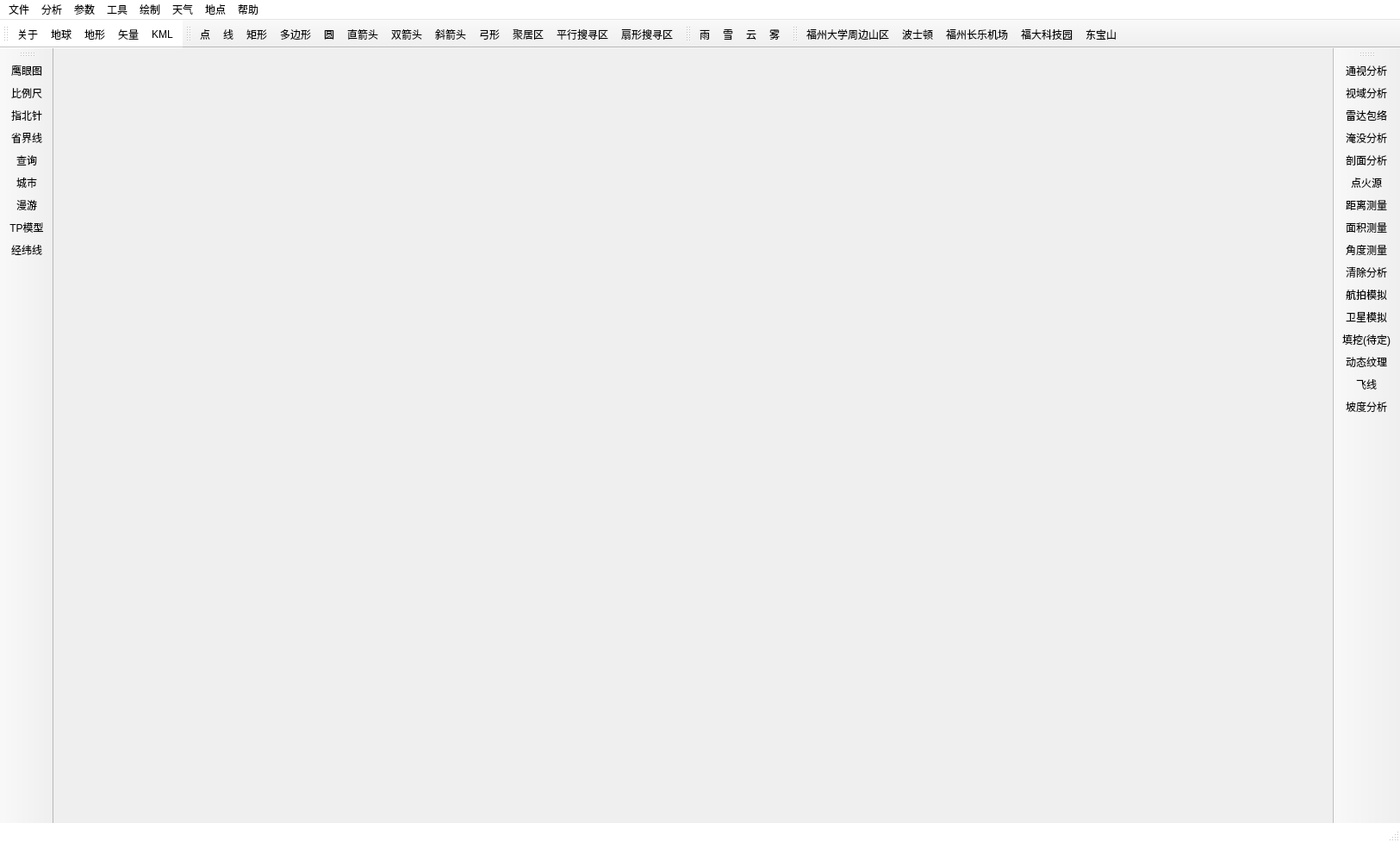
<?xml version="1.0" encoding="UTF-8"?>
<ui version="4.0">
 <class>EarthMainWindow</class>
 <widget class="QMainWindow" name="EarthMainWindow">
  <property name="geometry">
   <rect>
    <x>0</x>
    <y>0</y>
    <width>1625</width>
    <height>977</height>
   </rect>
  </property>
  <property name="windowTitle">
   <string>机场环境三维仿真</string>
  </property>
  <property name="windowIcon">
   <iconset>
    <normaloff>:/ui/icons/earth2.jpg</normaloff>:/ui/icons/earth2.jpg</iconset>
  </property>
  <property name="styleSheet">
   <string notr="true">QMenu {
	background: qlineargradient(x1: 0, y1: 0, x2: 0, y2: 1,
                                stop: 0 #FFFFFF, stop: 0.5 #DCE6F4,
                                stop: 0.95 #DCE6F4, stop: 1.0 #E5F0FB);
}

MenuItemWidget,QMenu::item {
     /* sets background of menu item. set this to something non-transparent
         if you want menu color and menu item color to be different */
     background-color: transparent;
     padding:8px 35px;/*设置菜单项文字上下和左右的内边距，效果就是菜单中的条目左右上下有了间隔*/
     margin:0px 4px;/*设置菜单项的外边距*/
     border-bottom:1px solid #DBDBDB;/*为菜单项之间添加横线间隔*/
 }
  
 MenuItemWidget::hover,QMenu::item:selected { /* when user selects item using mouse or keyboard */
     background-color: #2dabf9;/*这一句是设置菜单项鼠标经过选中的样式*/
 }

/*MenuItemWidget::hover{
	border: 1px solid #FFB700;
	background-color: qlineargradient(spread:pad, x1:0, y1:0, x2:0, y2:1,stop:0 #FEF9F4, stop:0.38 #FDE0BD,stop:0.39 #FFCE69, stop:1 #FFFFE7);
}*/

/*QMenu::item:selected { 
    background-color: rgba(220, 224, 231,100);
}*/

#EarthMainWindow{
	background-color:rgb(255, 255, 255);
}

QWidget{
	font-family: &quot;微软雅黑&quot;;
}
</string>
  </property>
  <widget class="QWidget" name="centralWidget">
   <property name="autoFillBackground">
    <bool>true</bool>
   </property>
   <property name="styleSheet">
    <string notr="true">#centralWidget::tab-bar {
 	border: 0px solid #BAC9DB;
}
#centralWidget QTabBar::tab:selected{
	border: 0px solid #BAC9DB;
	background: white;
    border-bottom-color: #FFFFFF;
}
#centralWidget QTabBar::tab:hover:!selected{
	border: 0px solid #ECBC3D;
}
#centralWidget QTabBar::tab:!selected {
    margin-top: 0px; 
}

#centralWidget QToolButton{
	background-color:transparent;
	min-width:16px;
	min-height:16px;
}

#centralWidget QToolButton:hover{
	background-color: qlineargradient(spread:pad, x1:0, y1:0, x2:0, y2:1, 
		stop:0 #ddf4ff, stop:0.5 #9de0ff,stop:0.51 #87d8ff, stop:1 #c6edff);
	border:0px;
	border-radius:5px;
}

#centralWidget QToolButton:checked{
		background-color: qlineargradient(spread:pad, x1:0, y1:0, x2:0, y2:1, 
		stop:0 #ddf4ff, stop:0.5 #9de0ff,stop:0.51 #87d8ff, stop:1 #c6edff);

	border-radius:5px;
}  

#centralWidget QToolButton::menu-button:hover {
    border-left: 1px solid #444444;
    background: transparent;
    width: 24px;
}

#centralWidget QToolButton::menu-indicator {
    subcontrol-position: bottom center;
	position: relative;
    bottom : 0px;
}
</string>
   </property>
   <layout class="QVBoxLayout" name="centralLayout">
    <property name="spacing">
     <number>0</number>
    </property>
    <property name="leftMargin">
     <number>0</number>
    </property>
    <property name="topMargin">
     <number>0</number>
    </property>
    <property name="rightMargin">
     <number>0</number>
    </property>
    <property name="bottomMargin">
     <number>0</number>
    </property>
    <item>
     <widget class="SceneWidget" name="openGLWidget">
      <property name="sizePolicy">
       <sizepolicy hsizetype="Expanding" vsizetype="Expanding">
        <horstretch>0</horstretch>
        <verstretch>0</verstretch>
       </sizepolicy>
      </property>
     </widget>
    </item>
   </layout>
  </widget>
  <widget class="QMenuBar" name="menuBar">
   <property name="geometry">
    <rect>
     <x>0</x>
     <y>0</y>
     <width>1625</width>
     <height>23</height>
    </rect>
   </property>
   <property name="palette">
    <palette>
     <active>
      <colorrole role="Button">
       <brush brushstyle="SolidPattern">
        <color alpha="255">
         <red>255</red>
         <green>255</green>
         <blue>255</blue>
        </color>
       </brush>
      </colorrole>
      <colorrole role="Base">
       <brush brushstyle="SolidPattern">
        <color alpha="255">
         <red>255</red>
         <green>255</green>
         <blue>255</blue>
        </color>
       </brush>
      </colorrole>
      <colorrole role="Window">
       <brush brushstyle="SolidPattern">
        <color alpha="255">
         <red>255</red>
         <green>255</green>
         <blue>255</blue>
        </color>
       </brush>
      </colorrole>
      <colorrole role="AlternateBase">
       <brush brushstyle="SolidPattern">
        <color alpha="255">
         <red>255</red>
         <green>255</green>
         <blue>255</blue>
        </color>
       </brush>
      </colorrole>
     </active>
     <inactive>
      <colorrole role="Button">
       <brush brushstyle="SolidPattern">
        <color alpha="255">
         <red>255</red>
         <green>255</green>
         <blue>255</blue>
        </color>
       </brush>
      </colorrole>
      <colorrole role="Base">
       <brush brushstyle="SolidPattern">
        <color alpha="255">
         <red>255</red>
         <green>255</green>
         <blue>255</blue>
        </color>
       </brush>
      </colorrole>
      <colorrole role="Window">
       <brush brushstyle="SolidPattern">
        <color alpha="255">
         <red>255</red>
         <green>255</green>
         <blue>255</blue>
        </color>
       </brush>
      </colorrole>
      <colorrole role="AlternateBase">
       <brush brushstyle="SolidPattern">
        <color alpha="255">
         <red>255</red>
         <green>255</green>
         <blue>255</blue>
        </color>
       </brush>
      </colorrole>
     </inactive>
     <disabled>
      <colorrole role="Button">
       <brush brushstyle="SolidPattern">
        <color alpha="255">
         <red>255</red>
         <green>255</green>
         <blue>255</blue>
        </color>
       </brush>
      </colorrole>
      <colorrole role="Base">
       <brush brushstyle="SolidPattern">
        <color alpha="255">
         <red>255</red>
         <green>255</green>
         <blue>255</blue>
        </color>
       </brush>
      </colorrole>
      <colorrole role="Window">
       <brush brushstyle="SolidPattern">
        <color alpha="255">
         <red>255</red>
         <green>255</green>
         <blue>255</blue>
        </color>
       </brush>
      </colorrole>
      <colorrole role="AlternateBase">
       <brush brushstyle="SolidPattern">
        <color alpha="255">
         <red>255</red>
         <green>255</green>
         <blue>255</blue>
        </color>
       </brush>
      </colorrole>
     </disabled>
    </palette>
   </property>
   <widget class="QMenu" name="ParamSetting">
    <property name="title">
     <string>参数</string>
    </property>
    <addaction name="SetLosHeight"/>
    <addaction name="ViewshedPara"/>
   </widget>
   <widget class="QMenu" name="Place">
    <property name="title">
     <string>地点</string>
    </property>
    <addaction name="Fuzhou"/>
    <addaction name="Boston"/>
    <addaction name="SciencePark"/>
    <addaction name="Airport"/>
    <addaction name="DongBaoShan"/>
   </widget>
   <widget class="QMenu" name="Help">
    <property name="title">
     <string>帮助</string>
    </property>
    <addaction name="information"/>
   </widget>
   <widget class="QMenu" name="Analaysis">
    <property name="title">
     <string>分析</string>
    </property>
    <addaction name="VisibilityAnalysis"/>
    <addaction name="ViewshedAnalysis"/>
    <addaction name="RadarAnalysis"/>
    <addaction name="WaterAnalysis"/>
    <addaction name="TerrainProfileAnalysis"/>
    <addaction name="Fire"/>
    <addaction name="Distance"/>
    <addaction name="Area"/>
    <addaction name="Angle"/>
    <addaction name="AddModel"/>
    <addaction name="Addsatellite"/>
    <addaction name="Tianwa"/>
    <addaction name="Dynamictexture"/>
    <addaction name="TrailLine"/>
    <addaction name="slopeAnalysis"/>
    <addaction name="ClearAnalysis"/>
   </widget>
   <widget class="QMenu" name="File">
    <property name="title">
     <string>文件</string>
    </property>
    <addaction name="AddEarth"/>
    <addaction name="AddElevation"/>
    <addaction name="AddVector"/>
    <addaction name="AddKml"/>
   </widget>
   <widget class="QMenu" name="Tool">
    <property name="title">
     <string>工具</string>
    </property>
    <addaction name="AddMiniMap"/>
    <addaction name="AddScaleBar"/>
    <addaction name="AddCompass"/>
    <addaction name="ProvincialBoundary"/>
    <addaction name="FeaturesQuery"/>
    <addaction name="AddCityModel"/>
    <addaction name="AddTiltphotographymodel"/>
    <addaction name="PathRoaming"/>
    <addaction name="Addgraticule"/>
    <addaction name="ChangeTime"/>
   </widget>
   <widget class="QMenu" name="Draw">
    <property name="title">
     <string>绘制</string>
    </property>
    <addaction name="AddPoint"/>
    <addaction name="AddLine"/>
    <addaction name="AddRectangle"/>
    <addaction name="AddPolygon"/>
    <addaction name="AddCircle"/>
    <addaction name="DrawingStyle"/>
    <addaction name="StraightArrow"/>
    <addaction name="DoubleArrow"/>
    <addaction name="DiagonalArrow"/>
    <addaction name="Lune"/>
    <addaction name="GatheringPlace"/>
    <addaction name="ParallelSearch"/>
    <addaction name="SectorSearch"/>
   </widget>
   <widget class="QMenu" name="Weather">
    <property name="title">
     <string>天气</string>
    </property>
    <addaction name="FogEffect"/>
    <addaction name="Rain"/>
    <addaction name="Snow"/>
    <addaction name="Cloud"/>
   </widget>
   <addaction name="File"/>
   <addaction name="Analaysis"/>
   <addaction name="ParamSetting"/>
   <addaction name="Tool"/>
   <addaction name="Draw"/>
   <addaction name="Weather"/>
   <addaction name="Place"/>
   <addaction name="Help"/>
  </widget>
  <widget class="QToolBar" name="mainToolBar">
   <property name="palette">
    <palette>
     <active>
      <colorrole role="Button">
       <brush brushstyle="SolidPattern">
        <color alpha="255">
         <red>255</red>
         <green>255</green>
         <blue>255</blue>
        </color>
       </brush>
      </colorrole>
      <colorrole role="Base">
       <brush brushstyle="SolidPattern">
        <color alpha="255">
         <red>255</red>
         <green>255</green>
         <blue>255</blue>
        </color>
       </brush>
      </colorrole>
      <colorrole role="Window">
       <brush brushstyle="SolidPattern">
        <color alpha="255">
         <red>255</red>
         <green>255</green>
         <blue>255</blue>
        </color>
       </brush>
      </colorrole>
      <colorrole role="AlternateBase">
       <brush brushstyle="SolidPattern">
        <color alpha="255">
         <red>255</red>
         <green>255</green>
         <blue>255</blue>
        </color>
       </brush>
      </colorrole>
     </active>
     <inactive>
      <colorrole role="Button">
       <brush brushstyle="SolidPattern">
        <color alpha="255">
         <red>255</red>
         <green>255</green>
         <blue>255</blue>
        </color>
       </brush>
      </colorrole>
      <colorrole role="Base">
       <brush brushstyle="SolidPattern">
        <color alpha="255">
         <red>255</red>
         <green>255</green>
         <blue>255</blue>
        </color>
       </brush>
      </colorrole>
      <colorrole role="Window">
       <brush brushstyle="SolidPattern">
        <color alpha="255">
         <red>255</red>
         <green>255</green>
         <blue>255</blue>
        </color>
       </brush>
      </colorrole>
      <colorrole role="AlternateBase">
       <brush brushstyle="SolidPattern">
        <color alpha="255">
         <red>255</red>
         <green>255</green>
         <blue>255</blue>
        </color>
       </brush>
      </colorrole>
     </inactive>
     <disabled>
      <colorrole role="Button">
       <brush brushstyle="SolidPattern">
        <color alpha="255">
         <red>255</red>
         <green>255</green>
         <blue>255</blue>
        </color>
       </brush>
      </colorrole>
      <colorrole role="Base">
       <brush brushstyle="SolidPattern">
        <color alpha="255">
         <red>255</red>
         <green>255</green>
         <blue>255</blue>
        </color>
       </brush>
      </colorrole>
      <colorrole role="Window">
       <brush brushstyle="SolidPattern">
        <color alpha="255">
         <red>255</red>
         <green>255</green>
         <blue>255</blue>
        </color>
       </brush>
      </colorrole>
      <colorrole role="AlternateBase">
       <brush brushstyle="SolidPattern">
        <color alpha="255">
         <red>255</red>
         <green>255</green>
         <blue>255</blue>
        </color>
       </brush>
      </colorrole>
     </disabled>
    </palette>
   </property>
   <property name="autoFillBackground">
    <bool>true</bool>
   </property>
   <property name="iconSize">
    <size>
     <width>18</width>
     <height>18</height>
    </size>
   </property>
   <property name="toolButtonStyle">
    <enum>Qt::ToolButtonIconOnly</enum>
   </property>
   <attribute name="toolBarArea">
    <enum>TopToolBarArea</enum>
   </attribute>
   <attribute name="toolBarBreak">
    <bool>false</bool>
   </attribute>
   <addaction name="information"/>
   <addaction name="AddEarth"/>
   <addaction name="AddElevation"/>
   <addaction name="AddVector"/>
   <addaction name="AddKml"/>
  </widget>
  <widget class="QStatusBar" name="statusBar">
   <property name="palette">
    <palette>
     <active>
      <colorrole role="Base">
       <brush brushstyle="SolidPattern">
        <color alpha="255">
         <red>255</red>
         <green>255</green>
         <blue>255</blue>
        </color>
       </brush>
      </colorrole>
      <colorrole role="Window">
       <brush brushstyle="SolidPattern">
        <color alpha="255">
         <red>255</red>
         <green>255</green>
         <blue>255</blue>
        </color>
       </brush>
      </colorrole>
     </active>
     <inactive>
      <colorrole role="Base">
       <brush brushstyle="SolidPattern">
        <color alpha="255">
         <red>255</red>
         <green>255</green>
         <blue>255</blue>
        </color>
       </brush>
      </colorrole>
      <colorrole role="Window">
       <brush brushstyle="SolidPattern">
        <color alpha="255">
         <red>255</red>
         <green>255</green>
         <blue>255</blue>
        </color>
       </brush>
      </colorrole>
     </inactive>
     <disabled>
      <colorrole role="Base">
       <brush brushstyle="SolidPattern">
        <color alpha="255">
         <red>255</red>
         <green>255</green>
         <blue>255</blue>
        </color>
       </brush>
      </colorrole>
      <colorrole role="Window">
       <brush brushstyle="SolidPattern">
        <color alpha="255">
         <red>255</red>
         <green>255</green>
         <blue>255</blue>
        </color>
       </brush>
      </colorrole>
     </disabled>
    </palette>
   </property>
   <property name="autoFillBackground">
    <bool>false</bool>
   </property>
  </widget>
  <widget class="QToolBar" name="AnalaysistoolBar">
   <property name="windowTitle">
    <string>toolBar</string>
   </property>
   <property name="layoutDirection">
    <enum>Qt::LeftToRight</enum>
   </property>
   <property name="iconSize">
    <size>
     <width>24</width>
     <height>24</height>
    </size>
   </property>
   <property name="toolButtonStyle">
    <enum>Qt::ToolButtonTextUnderIcon</enum>
   </property>
   <attribute name="toolBarArea">
    <enum>RightToolBarArea</enum>
   </attribute>
   <attribute name="toolBarBreak">
    <bool>false</bool>
   </attribute>
   <addaction name="VisibilityAnalysis"/>
   <addaction name="ViewshedAnalysis"/>
   <addaction name="RadarAnalysis"/>
   <addaction name="WaterAnalysis"/>
   <addaction name="TerrainProfileAnalysis"/>
   <addaction name="Fire"/>
   <addaction name="Distance"/>
   <addaction name="Area"/>
   <addaction name="Angle"/>
   <addaction name="ClearAnalysis"/>
   <addaction name="AddModel"/>
   <addaction name="Addsatellite"/>
   <addaction name="Tianwa"/>
   <addaction name="Dynamictexture"/>
   <addaction name="TrailLine"/>
   <addaction name="slopeAnalysis"/>
  </widget>
  <widget class="QToolBar" name="toolBar">
   <property name="sizePolicy">
    <sizepolicy hsizetype="Fixed" vsizetype="Preferred">
     <horstretch>0</horstretch>
     <verstretch>0</verstretch>
    </sizepolicy>
   </property>
   <property name="font">
    <font>
     <family>微软雅黑</family>
     <pointsize>5</pointsize>
    </font>
   </property>
   <property name="windowTitle">
    <string>toolBar</string>
   </property>
   <property name="iconSize">
    <size>
     <width>24</width>
     <height>24</height>
    </size>
   </property>
   <property name="toolButtonStyle">
    <enum>Qt::ToolButtonTextUnderIcon</enum>
   </property>
   <attribute name="toolBarArea">
    <enum>LeftToolBarArea</enum>
   </attribute>
   <attribute name="toolBarBreak">
    <bool>false</bool>
   </attribute>
   <addaction name="AddMiniMap"/>
   <addaction name="AddScaleBar"/>
   <addaction name="AddCompass"/>
   <addaction name="ProvincialBoundary"/>
   <addaction name="FeaturesQuery"/>
   <addaction name="AddCityModel"/>
   <addaction name="PathRoaming"/>
   <addaction name="AddTiltphotographymodel"/>
   <addaction name="Addgraticule"/>
  </widget>
  <widget class="QToolBar" name="DrawtoolBar">
   <property name="windowTitle">
    <string>toolBar_2</string>
   </property>
   <property name="iconSize">
    <size>
     <width>18</width>
     <height>18</height>
    </size>
   </property>
   <attribute name="toolBarArea">
    <enum>TopToolBarArea</enum>
   </attribute>
   <attribute name="toolBarBreak">
    <bool>false</bool>
   </attribute>
   <addaction name="AddPoint"/>
   <addaction name="AddLine"/>
   <addaction name="AddRectangle"/>
   <addaction name="AddPolygon"/>
   <addaction name="AddCircle"/>
   <addaction name="StraightArrow"/>
   <addaction name="DoubleArrow"/>
   <addaction name="DiagonalArrow"/>
   <addaction name="Lune"/>
   <addaction name="GatheringPlace"/>
   <addaction name="ParallelSearch"/>
   <addaction name="SectorSearch"/>
  </widget>
  <widget class="QToolBar" name="WeathertoolBar">
   <property name="windowTitle">
    <string>toolBar_3</string>
   </property>
   <property name="iconSize">
    <size>
     <width>18</width>
     <height>18</height>
    </size>
   </property>
   <attribute name="toolBarArea">
    <enum>TopToolBarArea</enum>
   </attribute>
   <attribute name="toolBarBreak">
    <bool>false</bool>
   </attribute>
   <addaction name="Rain"/>
   <addaction name="Snow"/>
   <addaction name="Cloud"/>
   <addaction name="FogEffect"/>
  </widget>
  <widget class="QToolBar" name="PlacetoolBar">
   <property name="windowTitle">
    <string>toolBar_4</string>
   </property>
   <property name="iconSize">
    <size>
     <width>18</width>
     <height>18</height>
    </size>
   </property>
   <attribute name="toolBarArea">
    <enum>TopToolBarArea</enum>
   </attribute>
   <attribute name="toolBarBreak">
    <bool>false</bool>
   </attribute>
   <addaction name="Fuzhou"/>
   <addaction name="Boston"/>
   <addaction name="Airport"/>
   <addaction name="SciencePark"/>
   <addaction name="DongBaoShan"/>
  </widget>
  <action name="SetLosHeight">
   <property name="text">
    <string>设置视高</string>
   </property>
  </action>
  <action name="DrawingStyle">
   <property name="text">
    <string>画笔样式</string>
   </property>
  </action>
  <action name="ViewshedPara">
   <property name="text">
    <string>视域参数</string>
   </property>
  </action>
  <action name="Fuzhou">
   <property name="icon">
    <iconset>
     <normaloff>:/ui/icons/山.png</normaloff>:/ui/icons/山.png</iconset>
   </property>
   <property name="text">
    <string>福州大学周边山区</string>
   </property>
  </action>
  <action name="Boston">
   <property name="checkable">
    <bool>false</bool>
   </property>
   <property name="icon">
    <iconset>
     <normaloff>:/ui/icons/城市.png</normaloff>:/ui/icons/城市.png</iconset>
   </property>
   <property name="text">
    <string>波士顿</string>
   </property>
  </action>
  <action name="Airport">
   <property name="icon">
    <iconset>
     <normaloff>:/ui/icons/机场.png</normaloff>:/ui/icons/机场.png</iconset>
   </property>
   <property name="text">
    <string>福州长乐机场</string>
   </property>
  </action>
  <action name="SciencePark">
   <property name="icon">
    <iconset>
     <normaloff>:/ui/icons/大学.png</normaloff>:/ui/icons/大学.png</iconset>
   </property>
   <property name="text">
    <string>福大科技园</string>
   </property>
  </action>
  <action name="information">
   <property name="icon">
    <iconset>
     <normaloff>:/ui/icons/earth.jpg</normaloff>:/ui/icons/earth.jpg</iconset>
   </property>
   <property name="text">
    <string>关于</string>
   </property>
  </action>
  <action name="DongBaoShan">
   <property name="icon">
    <iconset>
     <normaloff>:/ui/icons/旅行景区.png</normaloff>:/ui/icons/旅行景区.png</iconset>
   </property>
   <property name="text">
    <string>东宝山</string>
   </property>
  </action>
  <action name="AddMiniMap">
   <property name="checkable">
    <bool>true</bool>
   </property>
   <property name="icon">
    <iconset>
     <normaloff>:/ui/icons/地图.png</normaloff>:/ui/icons/地图.png</iconset>
   </property>
   <property name="text">
    <string>鹰眼图</string>
   </property>
  </action>
  <action name="AddScaleBar">
   <property name="checkable">
    <bool>true</bool>
   </property>
   <property name="icon">
    <iconset>
     <normaloff>:/ui/icons/比例尺.png</normaloff>:/ui/icons/比例尺.png</iconset>
   </property>
   <property name="text">
    <string>比例尺</string>
   </property>
  </action>
  <action name="AddCompass">
   <property name="checkable">
    <bool>true</bool>
   </property>
   <property name="icon">
    <iconset>
     <normaloff>:/ui/icons/指北针.png</normaloff>:/ui/icons/指北针.png</iconset>
   </property>
   <property name="text">
    <string>指北针</string>
   </property>
  </action>
  <action name="ProvincialBoundary">
   <property name="checkable">
    <bool>true</bool>
   </property>
   <property name="icon">
    <iconset>
     <normaloff>:/ui/icons/省界线.png</normaloff>:/ui/icons/省界线.png</iconset>
   </property>
   <property name="text">
    <string>省界线</string>
   </property>
  </action>
  <action name="FeaturesQuery">
   <property name="checkable">
    <bool>true</bool>
   </property>
   <property name="icon">
    <iconset>
     <normaloff>:/ui/icons/查询.png</normaloff>:/ui/icons/查询.png</iconset>
   </property>
   <property name="text">
    <string>查询</string>
   </property>
  </action>
  <action name="AddCityModel">
   <property name="checkable">
    <bool>true</bool>
   </property>
   <property name="icon">
    <iconset>
     <normaloff>:/ui/icons/Model.png</normaloff>:/ui/icons/Model.png</iconset>
   </property>
   <property name="text">
    <string>城市</string>
   </property>
  </action>
  <action name="PathRoaming">
   <property name="checkable">
    <bool>true</bool>
   </property>
   <property name="icon">
    <iconset>
     <normaloff>:/ui/icons/当前飞行路线.png</normaloff>:/ui/icons/当前飞行路线.png</iconset>
   </property>
   <property name="text">
    <string>漫游</string>
   </property>
  </action>
  <action name="AddTiltphotographymodel">
   <property name="checkable">
    <bool>true</bool>
   </property>
   <property name="icon">
    <iconset>
     <normaloff>:/ui/icons/dc-icon-大学科技园.png</normaloff>:/ui/icons/dc-icon-大学科技园.png</iconset>
   </property>
   <property name="text">
    <string>TP模型</string>
   </property>
  </action>
  <action name="Addgraticule">
   <property name="checkable">
    <bool>true</bool>
   </property>
   <property name="icon">
    <iconset>
     <normaloff>:/ui/icons/地球.png</normaloff>:/ui/icons/地球.png</iconset>
   </property>
   <property name="text">
    <string>经纬线</string>
   </property>
  </action>
  <action name="AddKml">
   <property name="icon">
    <iconset>
     <normaloff>:/ui/icons/加载kml.png</normaloff>:/ui/icons/加载kml.png</iconset>
   </property>
   <property name="text">
    <string>KML</string>
   </property>
  </action>
  <action name="AddVector">
   <property name="checkable">
    <bool>false</bool>
   </property>
   <property name="icon">
    <iconset>
     <normaloff>:/ui/icons/vector.png</normaloff>:/ui/icons/vector.png</iconset>
   </property>
   <property name="text">
    <string>矢量</string>
   </property>
  </action>
  <action name="AddPoint">
   <property name="checkable">
    <bool>true</bool>
   </property>
   <property name="icon">
    <iconset>
     <normaloff>:/ui/icons/placename.png</normaloff>:/ui/icons/placename.png</iconset>
   </property>
   <property name="text">
    <string>点</string>
   </property>
  </action>
  <action name="AddLine">
   <property name="checkable">
    <bool>true</bool>
   </property>
   <property name="icon">
    <iconset>
     <normaloff>:/ui/icons/线.png</normaloff>:/ui/icons/线.png</iconset>
   </property>
   <property name="text">
    <string>线</string>
   </property>
  </action>
  <action name="AddRectangle">
   <property name="checkable">
    <bool>true</bool>
   </property>
   <property name="icon">
    <iconset>
     <normaloff>:/ui/icons/面.png</normaloff>:/ui/icons/面.png</iconset>
   </property>
   <property name="text">
    <string>矩形</string>
   </property>
  </action>
  <action name="AddPolygon">
   <property name="checkable">
    <bool>true</bool>
   </property>
   <property name="icon">
    <iconset>
     <normaloff>:/ui/icons/多边形.png</normaloff>:/ui/icons/多边形.png</iconset>
   </property>
   <property name="text">
    <string>多边形</string>
   </property>
  </action>
  <action name="AddCircle">
   <property name="checkable">
    <bool>true</bool>
   </property>
   <property name="icon">
    <iconset>
     <normaloff>:/ui/icons/圆.png</normaloff>:/ui/icons/圆.png</iconset>
   </property>
   <property name="text">
    <string>圆</string>
   </property>
  </action>
  <action name="FogEffect">
   <property name="checkable">
    <bool>true</bool>
   </property>
   <property name="icon">
    <iconset>
     <normaloff>:/ui/icons/雾.png</normaloff>:/ui/icons/雾.png</iconset>
   </property>
   <property name="text">
    <string>雾</string>
   </property>
  </action>
  <action name="Rain">
   <property name="checkable">
    <bool>true</bool>
   </property>
   <property name="icon">
    <iconset>
     <normaloff>:/ui/icons/雨.png</normaloff>:/ui/icons/雨.png</iconset>
   </property>
   <property name="text">
    <string>雨</string>
   </property>
  </action>
  <action name="Snow">
   <property name="checkable">
    <bool>true</bool>
   </property>
   <property name="icon">
    <iconset>
     <normaloff>:/ui/icons/雪.png</normaloff>:/ui/icons/雪.png</iconset>
   </property>
   <property name="text">
    <string>雪</string>
   </property>
  </action>
  <action name="Cloud">
   <property name="checkable">
    <bool>true</bool>
   </property>
   <property name="icon">
    <iconset>
     <normaloff>:/ui/icons/云.png</normaloff>:/ui/icons/云.png</iconset>
   </property>
   <property name="text">
    <string>云</string>
   </property>
  </action>
  <action name="AddElevation">
   <property name="checkable">
    <bool>false</bool>
   </property>
   <property name="icon">
    <iconset>
     <normaloff>:/ui/icons/地形修改模型.png</normaloff>:/ui/icons/地形修改模型.png</iconset>
   </property>
   <property name="text">
    <string>地形</string>
   </property>
  </action>
  <action name="AddEarth">
   <property name="icon">
    <iconset>
     <normaloff>:/ui/icons/添加地球.png</normaloff>:/ui/icons/添加地球.png</iconset>
   </property>
   <property name="text">
    <string>地球</string>
   </property>
  </action>
  <action name="VisibilityAnalysis">
   <property name="checkable">
    <bool>true</bool>
   </property>
   <property name="icon">
    <iconset>
     <normaloff>:/ui/icons/visibleanalysis.png</normaloff>:/ui/icons/visibleanalysis.png</iconset>
   </property>
   <property name="text">
    <string>通视分析</string>
   </property>
  </action>
  <action name="ViewshedAnalysis">
   <property name="checkable">
    <bool>true</bool>
   </property>
   <property name="icon">
    <iconset>
     <normaloff>:/ui/icons/visiblearea.png</normaloff>:/ui/icons/visiblearea.png</iconset>
   </property>
   <property name="text">
    <string>视域分析</string>
   </property>
  </action>
  <action name="RadarAnalysis">
   <property name="checkable">
    <bool>true</bool>
   </property>
   <property name="icon">
    <iconset>
     <normaloff>:/ui/icons/雷达.png</normaloff>:/ui/icons/雷达.png</iconset>
   </property>
   <property name="text">
    <string>雷达包络</string>
   </property>
  </action>
  <action name="WaterAnalysis">
   <property name="checkable">
    <bool>true</bool>
   </property>
   <property name="icon">
    <iconset>
     <normaloff>:/ui/icons/水.png</normaloff>:/ui/icons/水.png</iconset>
   </property>
   <property name="text">
    <string>淹没分析</string>
   </property>
  </action>
  <action name="TerrainProfileAnalysis">
   <property name="checkable">
    <bool>true</bool>
   </property>
   <property name="icon">
    <iconset>
     <normaloff>:/ui/icons/profile.png</normaloff>:/ui/icons/profile.png</iconset>
   </property>
   <property name="text">
    <string>剖面分析</string>
   </property>
  </action>
  <action name="Fire">
   <property name="checkable">
    <bool>true</bool>
   </property>
   <property name="icon">
    <iconset>
     <normaloff>:/ui/icons/火.png</normaloff>:/ui/icons/火.png</iconset>
   </property>
   <property name="text">
    <string>点火源</string>
   </property>
  </action>
  <action name="Distance">
   <property name="checkable">
    <bool>true</bool>
   </property>
   <property name="icon">
    <iconset>
     <normaloff>:/ui/icons/distance.png</normaloff>:/ui/icons/distance.png</iconset>
   </property>
   <property name="text">
    <string>距离测量</string>
   </property>
  </action>
  <action name="Area">
   <property name="checkable">
    <bool>true</bool>
   </property>
   <property name="icon">
    <iconset>
     <normaloff>:/ui/icons/area.png</normaloff>:/ui/icons/area.png</iconset>
   </property>
   <property name="text">
    <string>面积测量</string>
   </property>
  </action>
  <action name="Angle">
   <property name="checkable">
    <bool>true</bool>
   </property>
   <property name="icon">
    <iconset>
     <normaloff>:/ui/icons/angle.png</normaloff>:/ui/icons/angle.png</iconset>
   </property>
   <property name="text">
    <string>角度测量</string>
   </property>
  </action>
  <action name="ClearAnalysis">
   <property name="checkable">
    <bool>false</bool>
   </property>
   <property name="icon">
    <iconset>
     <normaloff>:/ui/icons/Clear.png</normaloff>:/ui/icons/Clear.png</iconset>
   </property>
   <property name="text">
    <string>清除分析</string>
   </property>
  </action>
  <action name="AddModel">
   <property name="checkable">
    <bool>true</bool>
   </property>
   <property name="icon">
    <iconset>
     <normaloff>:/ui/icons/热气球.png</normaloff>:/ui/icons/热气球.png</iconset>
   </property>
   <property name="text">
    <string>航拍模拟</string>
   </property>
  </action>
  <action name="Addsatellite">
   <property name="checkable">
    <bool>true</bool>
   </property>
   <property name="icon">
    <iconset>
     <normaloff>:/ui/icons/satellitepath.png</normaloff>:/ui/icons/satellitepath.png</iconset>
   </property>
   <property name="text">
    <string>卫星模拟</string>
   </property>
  </action>
  <action name="Tianwa">
   <property name="checkable">
    <bool>true</bool>
   </property>
   <property name="icon">
    <iconset>
     <normaloff>:/ui/icons/填挖方分析.png</normaloff>:/ui/icons/填挖方分析.png</iconset>
   </property>
   <property name="text">
    <string>填挖(待定)</string>
   </property>
  </action>
  <action name="Dynamictexture">
   <property name="checkable">
    <bool>true</bool>
   </property>
   <property name="icon">
    <iconset>
     <normaloff>:/ui/icons/颜色.png</normaloff>:/ui/icons/颜色.png</iconset>
   </property>
   <property name="text">
    <string>动态纹理</string>
   </property>
  </action>
  <action name="TrailLine">
   <property name="checkable">
    <bool>true</bool>
   </property>
   <property name="icon">
    <iconset>
     <normaloff>:/ui/icons/飞线图.png</normaloff>:/ui/icons/飞线图.png</iconset>
   </property>
   <property name="text">
    <string>飞线</string>
   </property>
  </action>
  <action name="slopeAnalysis">
   <property name="checkable">
    <bool>true</bool>
   </property>
   <property name="icon">
    <iconset>
     <normaloff>:/ui/icons/坡度分析.png</normaloff>:/ui/icons/坡度分析.png</iconset>
   </property>
   <property name="text">
    <string>坡度分析</string>
   </property>
  </action>
  <action name="StraightArrow">
   <property name="checkable">
    <bool>true</bool>
   </property>
   <property name="icon">
    <iconset>
     <normaloff>:/ui/icons/直箭头.png</normaloff>:/ui/icons/直箭头.png</iconset>
   </property>
   <property name="text">
    <string>直箭头</string>
   </property>
  </action>
  <action name="DoubleArrow">
   <property name="checkable">
    <bool>true</bool>
   </property>
   <property name="icon">
    <iconset>
     <normaloff>:/ui/icons/双箭头.png</normaloff>:/ui/icons/双箭头.png</iconset>
   </property>
   <property name="text">
    <string>双箭头</string>
   </property>
  </action>
  <action name="DiagonalArrow">
   <property name="checkable">
    <bool>true</bool>
   </property>
   <property name="icon">
    <iconset>
     <normaloff>:/ui/icons/斜箭头.png</normaloff>:/ui/icons/斜箭头.png</iconset>
   </property>
   <property name="text">
    <string>斜箭头</string>
   </property>
  </action>
  <action name="Lune">
   <property name="checkable">
    <bool>true</bool>
   </property>
   <property name="icon">
    <iconset>
     <normaloff>:/ui/icons/弓形.png</normaloff>:/ui/icons/弓形.png</iconset>
   </property>
   <property name="text">
    <string>弓形</string>
   </property>
  </action>
  <action name="GatheringPlace">
   <property name="checkable">
    <bool>true</bool>
   </property>
   <property name="icon">
    <iconset>
     <normaloff>:/ui/icons/聚居区.png</normaloff>:/ui/icons/聚居区.png</iconset>
   </property>
   <property name="text">
    <string>聚居区</string>
   </property>
  </action>
  <action name="ParallelSearch">
   <property name="checkable">
    <bool>true</bool>
   </property>
   <property name="icon">
    <iconset>
     <normaloff>:/ui/icons/平行.png</normaloff>:/ui/icons/平行.png</iconset>
   </property>
   <property name="text">
    <string>平行搜寻区</string>
   </property>
  </action>
  <action name="SectorSearch">
   <property name="checkable">
    <bool>true</bool>
   </property>
   <property name="icon">
    <iconset>
     <normaloff>:/ui/icons/搜寻区.png</normaloff>:/ui/icons/搜寻区.png</iconset>
   </property>
   <property name="text">
    <string>扇形搜寻区</string>
   </property>
  </action>
  <action name="ChangeTime">
   <property name="checkable">
    <bool>true</bool>
   </property>
   <property name="text">
    <string>转换时间(简易)</string>
   </property>
  </action>
 </widget>
 <layoutdefault spacing="6" margin="11"/>
 <customwidgets>
  <customwidget>
   <class>SceneWidget</class>
   <extends>QWidget</extends>
   <header>ui/SceneWidget.h</header>
  </customwidget>
 </customwidgets>
 <resources>
  <include location="../../resource/ui_resources.qrc"/>
 </resources>
 <connections/>
</ui>
